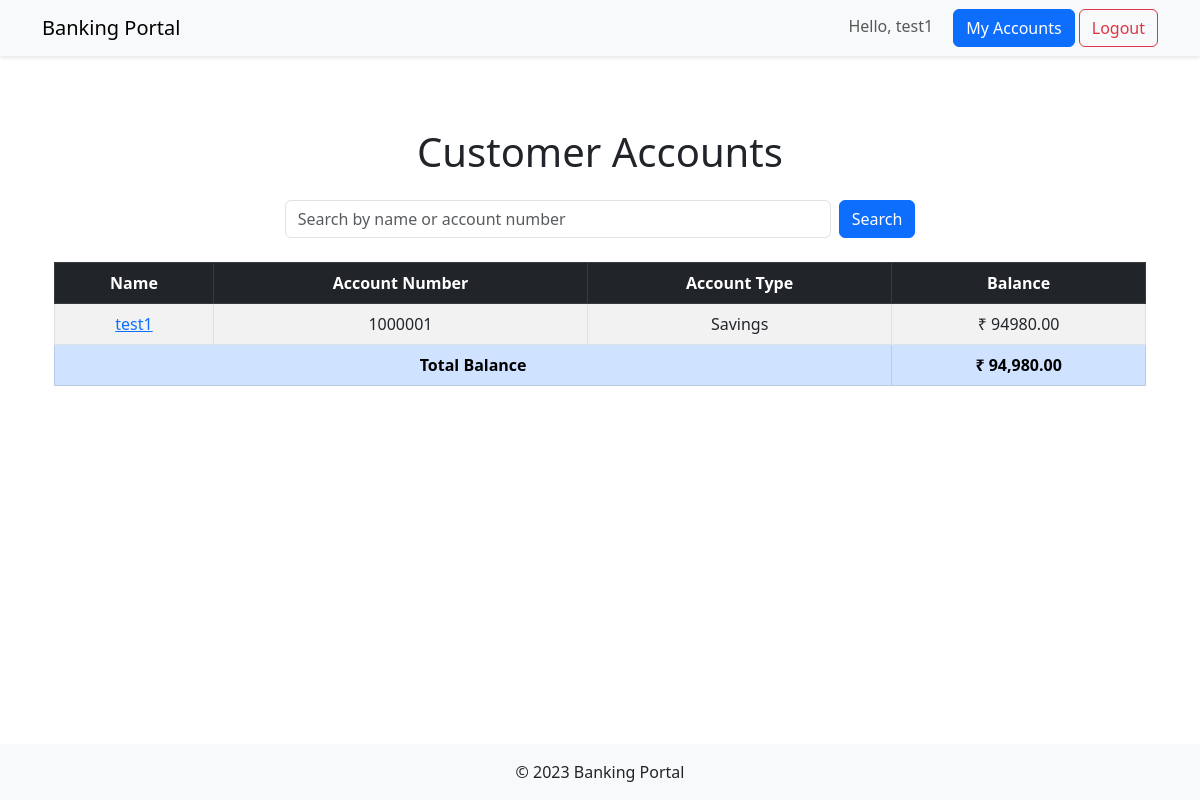
Page /bank/accounts/ (signed in) on the committed database.
### core/models.py (models this page shows, shortened)
class CustomerAccount(models.Model):
    user = models.OneToOneField(User, on_delete=models.CASCADE) #Temporary
    name = models.CharField(max_length=100)
    account_number = models.CharField(max_length=10, unique=True)
    balance = models.DecimalField(max_digits=10, decimal_places=2)
    contact = models.CharField(max_length=15, default='N/A')
    ACCOUNT_TYPES = [
        ('Savings', 'Savings'),
        ('Current', 'Current'),
    ]
    account_type = models.CharField(max_length=10, choices=ACCOUNT_TYPES, default='Savings')

### core/views.py (the view)
# urls.py: path('accounts/', views.account_list, name='account_list'),
@login_required
def account_list(request):
    query = request.GET.get('q')
    accounts = CustomerAccount.objects.filter(user=request.user) #it is a base query set which ensures only the current logged in user's accounts are taken in account
    if query:
        accounts = accounts.objects.filter(
            Q(name__icontains=query) | Q(account_number__icontains=query)
        )
    total_balance = accounts.aggregate(Sum('balance'))['balance__sum'] or 0
    paginator = Paginator(accounts, 10)  # Show 10 accounts per page
    page_number = request.GET.get('page')
    page_obj = paginator.get_page(page_number)
    return render(request, 'core/account_list.html',
                  {'accounts': accounts,
                   'query': query,
                   'total_balance': total_balance,
                   'page_obj' : page_obj
                   })

### core/templates/core/account_list.html
{%extends 'base.html'%}
{% load humanize %}
{%block content %}
    <div class="container py-5">
        <h1 class="mb-4 text-center">Customer Accounts</h1>
        <form method="get" class="mb-4 d-flex justify-content-center">
            <input type="text" name="q" class="form-control w-50 me-2" placeholder="Search by name or account number" value="{{ query|default:'' }}">
            <button type="submit" class="btn btn-primary">Search</button>
        </form>
        <table class="table table-bordered table-striped text-center">
            <thead class="table-dark">
                <tr>
                    <th>Name</th>
                    <th>Account Number</th>
                    <th>Account Type</th>
                    <th>Balance</th>
                </tr>
            </thead>
            <tbody>
                {% for account in accounts %}
                <tr>
                    <td>
                        <a href="{% url 'bank:account_detail' account.pk %}">
                            {{ account.name }}
                        </a>
                    </td>
                    <td>{{ account.account_number }}</td>
                    <td>{{ account.account_type }}</td>
                    <td>₹ {{ account.balance }}</td>
                </tr>
                {% empty %}
                <tr>
                    <td colspan="3">No accounts found.</td>
                </tr>
                {% endfor %}
            </tbody>
            <tfoot>
                <tr class="fw-bold table-primary">
                    <td colspan="3">Total Balance</td>
                    <td>₹ {{ total_balance|floatformat:2|intcomma }}</td>
                </tr>
            </tfoot>
        </table>
    </div>
{%endblock%}

### core/templates/base.html (shortened to what this page needs)
<!DOCTYPE html>
<html lang="en">
<head>
    <link href="https://cdn.jsdelivr.net/npm/bootstrap@5.3.0/dist/css/bootstrap.min.css" rel="stylesheet">
</head>
<body>
    <nav class="navbar navbar-expand-lg navbar-custom mb-4">
        <div class="container">
            <a class="navbar-brand" href="{% url 'bank:account_list' %}">Banking Portal</a>
            <div class="ms-auto">
                {% if user.is_authenticated %}
                    <span class="navbar-text me-3">Hello, {{ user.username }}</span>
                    <a href="{% url 'bank:account_list' %}" class="btn btn-primary">My Accounts</a>
                    <form action="{% url 'logout' %}" method="post" style="display: inline;">
                        <button type="submit" class="btn btn-outline-danger">Logout</button>
                    </form>
                {% else %}
                    <a href="{% url 'login' %}" class="btn btn-outline-primary me-2">Login</a>
                    <a href="{% url 'bank:register' %}" class="btn btn-primary">Register</a>
                {% endif %}
            </div>
        </div>
    </nav>
    <main class="container">
        {% block content %}{% endblock %}
    </main>
    <footer class="bg-light py-3 mt-4">
        <div class="container text-center">
            <p class="mb-0">© 2023 Banking Portal</p>
        </div>
    </footer>
</body>
</html>

### core/templates/base.html (style rules this page uses)
.navbar-custom { background-color: #f8f9fa; box-shadow: 0 2px 4px rgba(0,0,0,.1); }
main { min-height: 80vh; }

### rows in the picture
CustomerAccount: name "test1", account_number "1000001", account_type "Savings", balance "94980.00"

### other values in the picture
{{ user.username }} "test1"
{{ total_balance|floatformat:2|intcomma }} "94,980.00"
